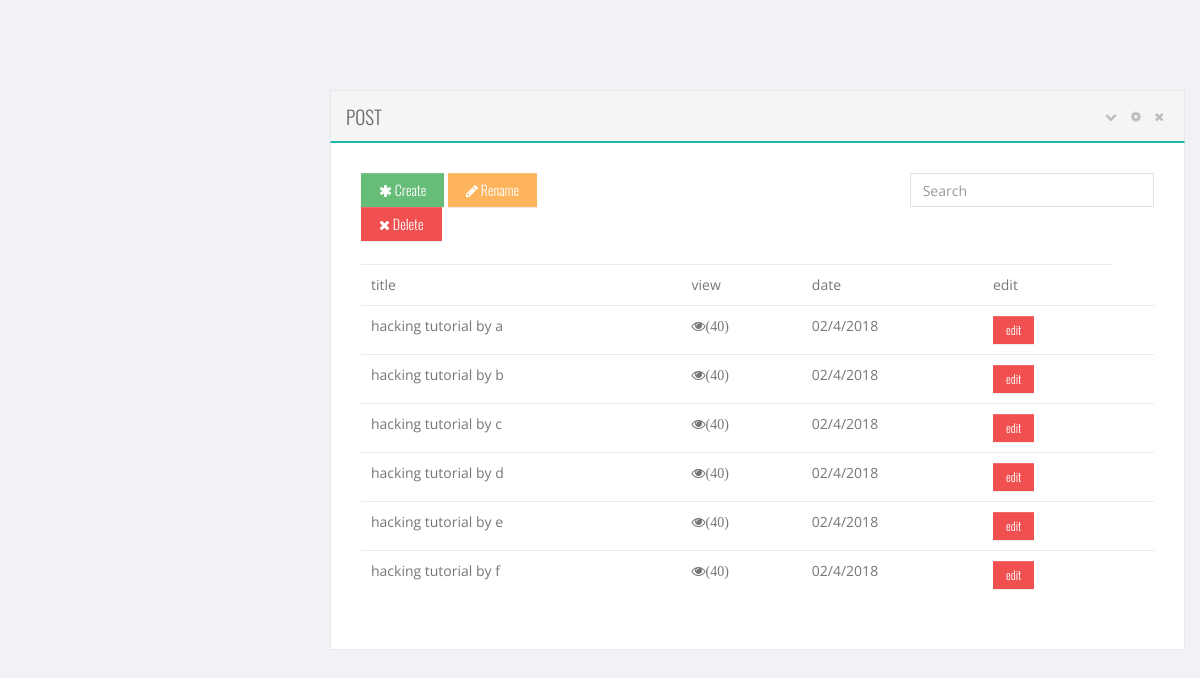
The app's page /php/adhack.php (signed in) with its own data.
### tables this page shows
CREATE TABLE `hack` (
  `id` int(11) NOT NULL,
  `name` text NOT NULL,
  `link` text NOT NULL
);

### php/adhack.php (the view, shortened to what this page needs)
<?php
  include 'include/header.php';
?>
    <body class=" ">
            <section id="main-content" class=" ">
                <section class="wrapper" style='margin-top:60px;display:inline-block;width:100%;padding:15px 0 0 15px;'>
                    <div class="col-lg-12">
                        <section class="box ">
                            <header class="panel_header">
                                <h2 class="title pull-left">post</h2>
                                <div class="actions panel_actions pull-right">
                                    <i class="box_toggle fa fa-chevron-down"></i>
                                    <i class="box_setting fa fa-cog" data-toggle="modal" href="#section-settings"></i>
                                    <i class="box_close fa fa-times"></i>
                                </div>
                            </header>
                            <div class="content-body">    <div class="row">
                                    <div class="col-md-12 col-sm-12 col-xs-12">
                                        <div class="row">
                                            <div class="col-md-4 col-sm-8 col-xs-8">
                                                <a href="editor.php?epr=hack&action=post"  class="btn btn-success" onclick="#"><i class="fa fa-asterisk"></i> Create</a>
                                                <button type="button" class="btn btn-warning" onclick="#"><i class="fa fa-pencil"></i> Rename</button>
                                                <button type="button" class="btn btn-danger" onclick="#"><i class="fa fa-remove"></i> Delete</button>
                                            </div>
                                            <div class="col-md-4 col-sm-4 col-xs-4 pull-right">
                                                <input type="text" value="" id="treedata_q" placeholder="Search" class="form-control" />
                                            </div>
                                        </div>
                                        <div class="clearfix"></div><br>
                                            <div class="table-responsive">
                                                <table class="table">
                                                    <tr>
                                                        <td>title</td>
                                                        <td>view</td>
                                                        <td>date</td>
                                                        <td>edit</td>
                                                    </tr>
                                                <?php
		$sql="SELECT * FROM hack";
		if ($result = mysqli_query($conn, $sql)){
			while ($row=mysqli_fetch_assoc($result)) {
				echo '
                                                    <tr>
                                                        <td>
                                                            '.$row["name"].'
                                                        </td>
                                                        <td><span class="fa fa-eye">(40)</span></td>
                                                        <td>02/4/2018</td>
                                                        <td>
                                                        	<a href="editor.php?action=edit&epr=hack&id='.$row['id'].'"
                                                        	class="btn btn-danger btn-sm">edit
                                                        	</a>
                                                        </td>
                                                        <td></td>
                                                    </tr>';}}?>
                                                </table>
                                            </div>
                                    </div>
                                </div>
                            </div>
                        </section></div>
                </section>
            </section>
    </body>
</html>

### records on screen
hack: name "hacking tutorial by a"
hack: name "hacking tutorial by b"
hack: name "hacking tutorial by c"
hack: name "hacking tutorial by d"
hack: name "hacking tutorial by e"
hack: name "hacking tutorial by f"
